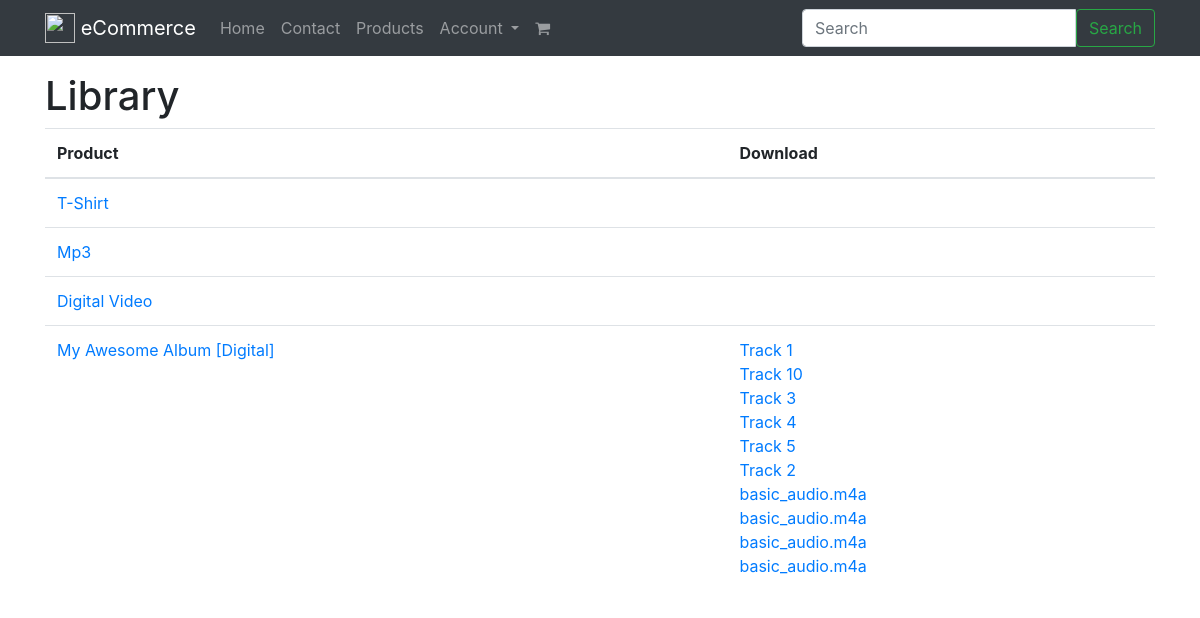
Page /library/ (signed in) on the committed database.
### products/models.py (models this page shows, shortened)
class Product(models.Model):
    title           = models.CharField(max_length=120)
    slug            = models.SlugField(blank=True, unique=True)
    description     = models.TextField()
    price           = models.DecimalField(decimal_places=2, max_digits=20, default=39.99)
    image           = models.ImageField(upload_to=upload_image_path, null=True, blank=True)
    featured        = models.BooleanField(default=False)
    active          = models.BooleanField(default=True)
    timestamp       = models.DateTimeField(auto_now_add=True)
    is_digital      = models.BooleanField(default=False) # User Library
    objects = ProductManager()
    def get_absolute_url(self):
        return reverse("products:detail", kwargs={"slug": self.slug})
    def get_downloads(self):
        qs = self.productfile_set.all()
        return qs

class ProductFile(models.Model):
    product         = models.ForeignKey(Product)
    name            = models.CharField(max_length=120, null=True, blank=True)
    file            = models.FileField(
                        upload_to=upload_product_file_loc,
                        storage=ProtectedS3Storage(), #FileSystemStorage(location=settings.PROTECTED_ROOT)
                        ) # path
    free            = models.BooleanField(default=False) # purchase required
    user_required   = models.BooleanField(default=False) # user doesn't matter
    @property
    def display_name(self):
        og_name = get_filename(self.file.name)
        if self.name:
            return self.name
        return og_name
    def get_download_url(self): # detail view
        return reverse("products:download",
                    kwargs={"slug": self.product.slug, "pk": self.pk}
                )

### orders/views.py (the view)
# urls.py: url(r'^library/$', LibraryView.as_view(), name='library'),
class LibraryView(LoginRequiredMixin, ListView):
    template_name = 'orders/library.html'
    def get_queryset(self):
        return ProductPurchase.objects.products_by_request(self.request) #.by_request(self.request).digital()

### billing/models.py (called while the page is built)
    def new_or_get(self, request):
        user = request.user
        guest_email_id = request.session.get('guest_email_id')
        created = False
        obj = None
        if user.is_authenticated():
            obj, created = self.model.objects.get_or_create(
                            user=user, email=user.email)
        elif guest_email_id is not None:
            'guest user checkout; auto reloads payment stuff'
            guest_email_obj = GuestEmail.objects.get(id=guest_email_id)
            obj, created = self.model.objects.get_or_create(
                                            email=guest_email_obj.email)
        else:
            pass
        return obj, created

### ecommerce/utils.py (called while the page is built)
def get_filename(path): #/abc/filename.mp4
    return os.path.basename(path)

### orders/models.py (called while the page is built)
    def digital(self):
        return self.filter(product__is_digital=True)

    def by_request(self, request):
        billing_profile, created = BillingProfile.objects.new_or_get(request)
        return self.filter(billing_profile=billing_profile)

    def get_queryset(self):
        return ProductPurchaseQuerySet(self.model, using=self._db)

    def by_request(self, request):
        return self.get_queryset().by_request(request)

    def products_by_id(self, request):
        qs = self.by_request(request).digital()
        ids_ = [x.product.id for x in qs]
        return ids_

    def products_by_request(self, request):
        ids_ = self.products_by_id(request)
        products_qs = Product.objects.filter(id__in=ids_).distinct()
        return products_qs

### products/models.py (called while the page is built)
    def get_queryset(self):
        return ProductQuerySet(self.model, using=self._db)

### orders/templates/orders/library.html
{% extends "base.html" %}
{% block content %}
<div class='row'>
    <div class='col-12'>
        <h1>Library</h1>
    </div>
</div>
<div class='row'>
    <div class='col'>
        <table class='table'>
            <thead><th>Product</th><th>Download</th></thead>
            <tbody>
                {% for object in object_list %}
                    <tr>
                        <td><a href='{{ object.get_absolute_url }}'>{{ object.title }}</a></td>
                        <td>{% for download in object.get_downloads %}
                                <a href='{{ download.get_download_url }}'>{{ download.display_name }}</a><br/>
                            {% endfor %}
                        </td>
                    </tr>
                {% empty %}
                <tr><td colspan="3"><p class='lead'>No orders yet.</td></tr>
                {% endfor %}
            </tbody>
        </table>
    </div>
</div>
{% endblock %}

### templates/base.html (shortened to what this page needs)
{% load static %}
<!DOCTYPE html>
    <html lang="en">
    <head>
        {% include 'base/css.html' %}
    </head>
    <body>
      {% include 'base/navbar.html' with brand_name='eCommerce' %}
      <div class='container'>
      {% block content %}{% endblock %}
    </div>
    </body>
  </html>

### templates/base/css.html (shortened to what this page needs)
{% load static %}
<link rel="stylesheet" href="https://maxcdn.bootstrapcdn.com/bootstrap/4.0.0-beta/css/bootstrap.min.css">
<link rel='stylesheet' href='https://maxcdn.bootstrapcdn.com/font-awesome/4.7.0/css/font-awesome.min.css' />
<link rel="stylesheet" href="https://cdnjs.cloudflare.com/ajax/libs/jquery-confirm/3.3.0/jquery-confirm.min.css">
<link rel="stylesheet" href="{% static 'css/stripe-custom-style.css' %}">

### templates/base/navbar.html (shortened to what this page needs)
{% url 'home' as home_url %}
{% url 'contact' as contact_url %}
{% url 'products:list' as product_list_url %}
{% url 'login' as login_url %}
{% url 'logout' as logout_url %}
{% url 'register' as register_url %}
{% url 'account:home' as account_url %}
{% url 'cart:home' as cart_url %}
<nav class="navbar navbar-expand-lg navbar-dark bg-dark mb-3">
   <div class='container'>
  <a class="navbar-brand" href="{{ home_url }}">
    <img src="//getbootstrap.com/assets/brand/bootstrap-solid.svg" width="30" height="30" class="d-inline-block align-top" alt="">
    {% if brand_name %} {{brand_name }} {% else %}CFE eCommerce {% endif %}
  </a>
  <div class="collapse navbar-collapse" id="navbarSupportedContent">
    <ul class="navbar-nav mr-auto">
      <li class="nav-item {% if request.path == home_url %}active{% endif %}">
        <a class="nav-link" href="{{ home_url }}">Home <span class="sr-only">(current)</span></a>
      </li>
      <li class="nav-item {% if request.path == contact_url %}active{% endif %}">
        <a class="nav-link" href="{{ contact_url }}">Contact</a>
      </li>
      <li class="nav-item {% if request.path == product_list_url %}active{% endif %}">
        <a class="nav-link" href="{{ product_list_url }}">Products</a>
      </li>
      {% if request.user.is_authenticated %}
       <li class="nav-item dropdown">
        <a class="nav-link dropdown-toggle" href="#" id="navbarDropdown" role="button" data-toggle="dropdown" aria-haspopup="true" aria-expanded="false">
          Account
        </a>
      </li>
      {% endif %}
      <li class="nav-item {% if request.path == cart_url %}active{% endif %}">
        <a class="nav-link" href="{{ cart_url }}"> <i class="fa fa-shopping-cart" aria-hidden="true"></i></a>
      </li>
    </ul>
    {% include 'search/snippets/search-form.html' %}
  </div>
</div>
</nav>

### search/templates/search/snippets/search-form.html
<form method='GET' action='{% url "search:query" %}' class="form my-2 my-lg-0 search-form">
  <div class='input-group'>
    <input class="form-control" type="text" placeholder="Search" name='q' aria-label="Search" value='{{ request.GET.q }}'>
    <span class='input-group-btn'>
        <button class="btn btn-outline-success" type="submit">Search</button>
    </span>
    </div>
</form>

### templates/base/js.html (shortened to what this page needs)
{% load static %}

### rows in the picture
Product: title "T-Shirt"
Product: title "Mp3"
Product: title "Digital Video"
Product: title "My Awesome Album [Digital]"
ProductFile: display_name "Track 1"
ProductFile: display_name "Track 10"
ProductFile: display_name "Track 3"
ProductFile: display_name "Track 4"
ProductFile: display_name "Track 5"
ProductFile: display_name "Track 2"
ProductFile: display_name "basic_audio.m4a"
ProductFile: display_name "basic_audio.m4a"
ProductFile: display_name "basic_audio.m4a"
ProductFile: display_name "basic_audio.m4a"

### other values in the picture
{{ brand_name }} "eCommerce"
